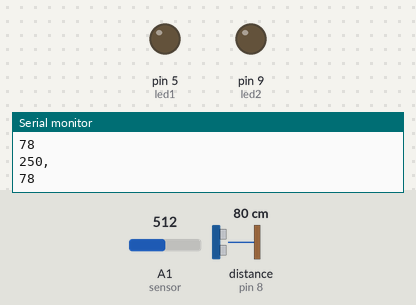
A sketch run on a simulated Arduino Uno, built with avr-gcc and run on an emulated ATmega328P. On the bench: output pins drawn as LEDs (lit = HIGH), the last lines printed to the serial monitor. Wiring (inferred from the names in the program): ultrasonic range finder: trigger pin 3; echo pin 8. The test bench sets the inputs (shaded band); at power-on: distance to the obstacle (sensor on pin 8) 80 cm, A1 (sensor) = 512. The echo pulse lasts 58.3 µs per cm; pins used as bus, display or sensor lines are not drawn.

Above: at 1.2 s.
1.3 s: distance to the obstacle (sensor on pin 8) set to 29 cm
2.8 s: distance to the obstacle (sensor on pin 8) set to 22 cm
At 3.5 s:
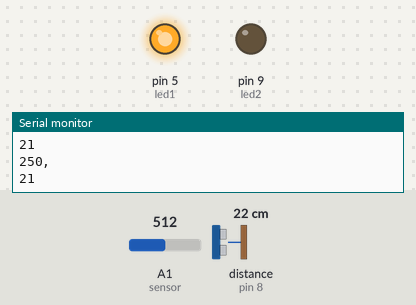
Timing chart, 0 to 5.8 s (numbered marks = the images above; inputs shaded):
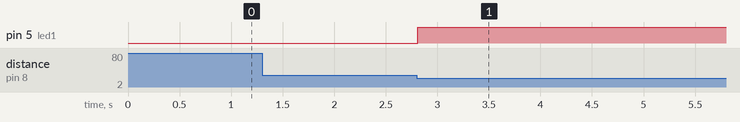

Measured:
- the behaviour switches between 26 and 25 cm on distance to the obstacle (sensor on pin 8) (found by bisection; images 0 and 1)
- after the input at 2.8 s, pin 5 (led1): LOW → HIGH at once

The sketch:

program_LM35_dan_HCSR_04_Labview.ino
```cpp
const int sensor = A1;
int suhu;
//float tempf;
float vout;
float adc;
const int trigPin = 3;
const int echoPin = 8;
int led1=5;
int led2=9;
long durasi;
int jarak;
void setup()
{
  Serial.begin(9600);
  pinMode(sensor, INPUT);
  pinMode(trigPin, OUTPUT);
  pinMode(echoPin, INPUT);
pinMode(led1, OUTPUT);
pinMode(led2, OUTPUT);

}

void loop()
{
  adc = analogRead(sensor);
  vout = adc / 1023 * 5;
  suhu = vout * 100;
// tempf = (tempc * 1.8) + 32;

  // Program HC SR04
  digitalWrite(trigPin, LOW);
  delayMicroseconds(2);
  digitalWrite(trigPin, HIGH);
  delayMicroseconds(10);
  digitalWrite(trigPin, LOW);
  durasi = pulseIn(echoPin, HIGH);
  jarak = durasi * 0.034 / 2;

if (suhu >= 25 && jarak < 25){
digitalWrite(led1, HIGH);
digitalWrite(led2, LOW);
delay(100);
}

else if (suhu <25 && jarak >25){

digitalWrite(led2, HIGH);
digitalWrite(led1, LOW);
delay(100);
}

//  Serial.print("Suhu (Celcius)= ");
  Serial.print(suhu);
  Serial.println(",");

  Serial.println(jarak);
 /* Serial.print("Suhu (Fahrenheit)= ");
  Serial.print(tempf);
  Serial.println(" °F");
  Serial.println(" ");
  delay(100);
*/
}
```
